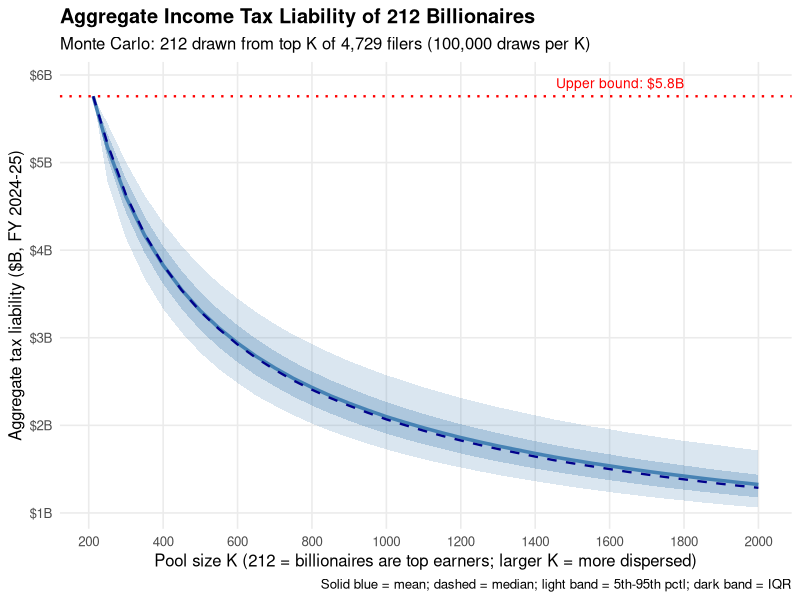
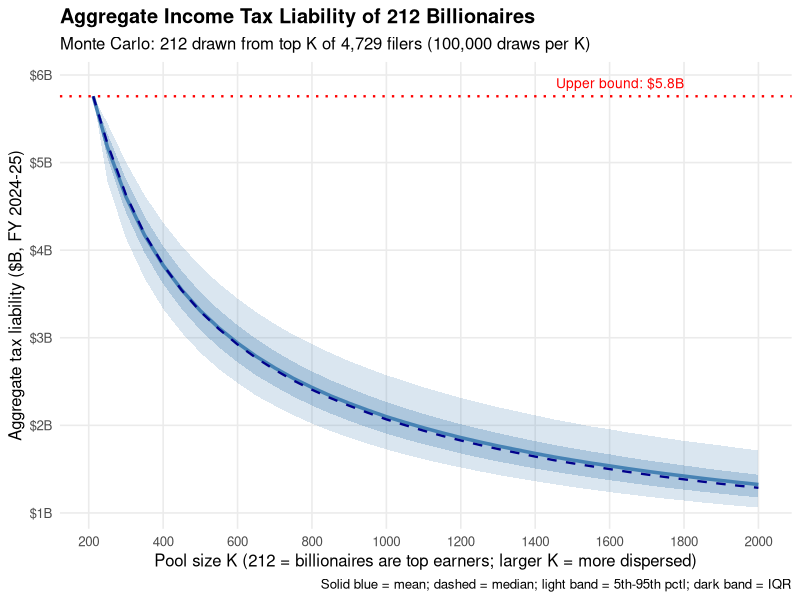

Reproduce these figures in R, in order.
# Billionaire Tax Act: Monte Carlo Simulation for 
# Date: March  2026
# Purpose: Simulate plausible outcomes for income taxes paid. 
# =============================================================================
# PART 0: Load Packages
# =============================================================================
library(dplyr)
library(ggplot2)
library(ggthemes)

# Set seed
set.seed(2026)

# Set working directory (update as needed)
setwd("~/Documents/GitHub/wealth_tax")

################################################################################
# Monte Carlo Simulation: Billionaire Income Tax Contributions (v2)
# 
# Purpose: Estimate the aggregate CA income tax liability of 212 billionaires
#          under the assumption that they are NOT necessarily the top 212
#          earners in the $10M+ AGI bracket, but are instead randomly
#          distributed across the top K positions (K = 212, ..., 2000).
#
# Authors: Rauh, Jaros, Kearney, Doran, Cosso
# Date: March 2026
################################################################################

library(ggplot2)

set.seed(42)

# =============================================================================
# 1. DATA AND PARETO FIT
# =============================================================================

# FTB published cumulative filer counts above AGI thresholds (TY 2023)
# Source: CA Franchise Tax Board, PIT Annual Report 2024, Table B-4A
thresholds <- c(1e6, 2e6, 3e6, 4e6, 5e6, 10e6)
filer_counts <- c(131400, 43900, 24700, 16700, 12200, 4729)

# OLS on log-linearized Pareto survival function: ln(N) = ln(A) - alpha * ln(y)
fit <- lm(log(filer_counts) ~ log(thresholds))
alpha <- -coef(fit)[2]
ln_A  <- coef(fit)[1]
A     <- exp(ln_A)
r_sq  <- summary(fit)$r.squared

cat(sprintf("Pareto fit: alpha = %.4f, R-squared = %.4f\n", alpha, r_sq))
cat(sprintf("Paper reports: alpha = 1.44, R-squared = 0.999\n\n"))

# =============================================================================
# 2. GENERATE PARETO-IMPLIED INCOME SCHEDULE
# =============================================================================

n_filers <- 4729
bracket_tax_ty23 <- 11.1  # $B, total tax liability in bracket (TY 2023)

# Income at rank r (r=1 is highest): y_r = (A / r)^(1/alpha)
ranks <- 1:n_filers
incomes <- (A / ranks)^(1 / alpha)

# Normalize to get each filer's share of total bracket tax
income_shares <- incomes / sum(incomes)
tax_by_rank <- income_shares * bracket_tax_ty23  # $B per filer

# ---------------------------------------------------------------
# RESCALE: The discrete sum Σ y_j / Σ y_i undershoots the
# continuous Pareto share formula S(k,n) = (k/n)^((α-1)/α) by
# ~11% due to the continuous-vs-discrete approximation gap.
# The paper uses the continuous formula, so we calibrate the
# discrete schedule to match.
# ---------------------------------------------------------------
continuous_top212_share <- (212 / n_filers)^((alpha - 1) / alpha)
discrete_top212_share  <- sum(income_shares[1:212])
rescale_factor <- continuous_top212_share / discrete_top212_share
tax_by_rank <- tax_by_rank * rescale_factor

cat(sprintf("Continuous Pareto share (top 212): %.1f%%\n", continuous_top212_share * 100))
cat(sprintf("Discrete summation share (top 212): %.1f%%\n", discrete_top212_share * 100))
cat(sprintf("Rescale factor: %.4f\n\n", rescale_factor))

# Verification
top_212_tax <- sum(tax_by_rank[1:212])
cat(sprintf("Verification (after rescaling):\n"))
cat(sprintf("  Top 212 tax liability (TY 2023): $%.2fB\n", top_212_tax))
cat(sprintf("  Expected (continuous formula):   $%.2fB\n", continuous_top212_share * bracket_tax_ty23))
cat(sprintf("\n"))

# =============================================================================
# 3. SCALING FACTOR: TY 2023 -> FY 2024-25
# =============================================================================

total_pit_ty23 <- bracket_tax_ty23 / 0.114  # ~$97.4B
total_pit_fy25 <- 130.0  # $B, FY 2024-25
scale_factor   <- total_pit_fy25 / total_pit_ty23

cat(sprintf("Scaling: TY2023 total PIT = $%.1fB, FY24-25 = $%.0fB, factor = %.4f\n",
            total_pit_ty23, total_pit_fy25, scale_factor))
cat(sprintf("Upper bound (K=212): $%.2fB (TY23) x %.4f = $%.2fB (FY24-25)\n\n",
            top_212_tax, scale_factor, top_212_tax * scale_factor))

# =============================================================================
# 4. MONTE CARLO SIMULATION
# =============================================================================

n_billionaires <- 212
n_sims         <- 100000

# Sweep K from 212 to 2000
K_values <- c(212, seq(250, 2000, by = 50))

# Pre-allocate results
results <- data.frame(
  K = integer(), mean = numeric(), median = numeric(),
  p05 = numeric(), p10 = numeric(), p25 = numeric(),
  p75 = numeric(), p90 = numeric(), p95 = numeric(), sd = numeric()
)

cat("Running Monte Carlo simulations...\n")

for (K in K_values) {
  
  sim_totals <- replicate(n_sims, {
    drawn_ranks <- sample(1:K, size = n_billionaires, replace = FALSE)
    sum(tax_by_rank[drawn_ranks])
  })
  
  results <- rbind(results, data.frame(
    K = K, mean = mean(sim_totals), median = median(sim_totals),
    p05 = quantile(sim_totals, 0.05), p10 = quantile(sim_totals, 0.10),
    p25 = quantile(sim_totals, 0.25), p75 = quantile(sim_totals, 0.75),
    p90 = quantile(sim_totals, 0.90), p95 = quantile(sim_totals, 0.95),
    sd = sd(sim_totals)
  ))
  
  if (K %% 500 == 0 || K == 212 || K == 250 || K == 300) {
    cat(sprintf("  K = %4d: mean = $%.2fB, median = $%.2fB, [p05 = $%.2fB, p95 = $%.2fB]\n",
                K, mean(sim_totals), median(sim_totals),
                quantile(sim_totals, 0.05), quantile(sim_totals, 0.95)))
  }
}

cat("\nDone.\n\n")

# =============================================================================
# 5. SCALE TO FY 2024-25
# =============================================================================

results$mean_fy25   <- results$mean   * scale_factor
results$median_fy25 <- results$median * scale_factor
results$p05_fy25    <- results$p05    * scale_factor
results$p10_fy25    <- results$p10    * scale_factor
results$p25_fy25    <- results$p25    * scale_factor
results$p75_fy25    <- results$p75    * scale_factor
results$p90_fy25    <- results$p90    * scale_factor
results$p95_fy25    <- results$p95    * scale_factor

# =============================================================================
# 6. SUMMARY TABLE
# =============================================================================

cat("=================================================================\n")
cat("RESULTS: Aggregate Tax Liability of 212 Billionaires (FY 2024-25)\n")
cat("=================================================================\n")
cat(sprintf("%-6s %10s %10s %10s %10s\n", "K", "Mean($B)", "Median($B)", "P05($B)", "P95($B)"))
cat(paste(rep("-", 50), collapse = ""), "\n")

for (i in 1:nrow(results)) {
  cat(sprintf("%-6d %10.2f %10.2f %10.2f %10.2f\n",
              results$K[i],
              results$mean_fy25[i], results$median_fy25[i],
              results$p05_fy25[i], results$p95_fy25[i]))
}

cat(sprintf("\nUpper bound (K=212, deterministic): $%.2fB (FY 24-25)\n",
            top_212_tax * scale_factor))

# =============================================================================
# 7. PLOT
# =============================================================================

p <- ggplot(results, aes(x = K)) +
  geom_ribbon(aes(ymin = p05_fy25, ymax = p95_fy25), 
              fill = "steelblue", alpha = 0.2) +
  geom_ribbon(aes(ymin = p25_fy25, ymax = p75_fy25), 
              fill = "steelblue", alpha = 0.3) +
  geom_line(aes(y = mean_fy25), color = "steelblue", linewidth = 1.2) +
  geom_line(aes(y = median_fy25), color = "darkblue", linewidth = 0.8, 
            linetype = "dashed") +
  geom_hline(yintercept = top_212_tax * scale_factor, 
             color = "red", linetype = "dotted", linewidth = 0.8) +
  annotate("text", x = 1800, y = top_212_tax * scale_factor + 0.15,
           label = sprintf("Upper bound: $%.1fB", top_212_tax * scale_factor),
           color = "red", size = 3.5, hjust = 1) +
  labs(
    title = "Aggregate Income Tax Liability of 212 Billionaires",
    subtitle = "Monte Carlo: 212 drawn from top K of 4,729 filers (100,000 draws per K)",
    x = "Pool size K (212 = billionaires are top earners; larger K = more dispersed)",
    y = "Aggregate tax liability ($B, FY 2024-25)",
    caption = "Solid blue = mean; dashed = median; light band = 5th-95th pctl; dark band = IQR"
  ) +
  scale_x_continuous(breaks = seq(200, 2000, by = 200)) +
  scale_y_continuous(labels = function(x) paste0("$", x, "B")) +
  theme_minimal(base_size = 12) +
  theme(
    plot.title = element_text(face = "bold"),
    panel.grid.minor = element_blank()
  )

ggsave("billionaire_tax_monte_carlo_v2.pdf", p, width = 10, height = 6.5)
ggsave("billionaire_tax_monte_carlo_v2.png", p, width = 10, height = 6.5, dpi = 300)

cat("\nPlots saved: billionaire_tax_monte_carlo_v2.pdf / .png\n")

# =============================================================================
# 8. EXPORT RESULTS
# =============================================================================

write.csv(results, "monte_carlo_results_v2.csv", row.names = FALSE)
cat("Results saved: monte_carlo_results_v2.csv\n")

# =============================================================================
# 9. KEY NUMBERS FOR PAPER
# =============================================================================

cat("\n=================================================================\n")
cat("KEY NUMBERS FOR SECTION 5.1.1\n")
cat("=================================================================\n")
cat(sprintf("Upper bound (Pareto, K=212): $%.2fB (FY 24-25)\n",
            top_212_tax * scale_factor))

for (K_report in c(300, 400, 500, 750, 1000, 1500, 2000)) {
  row <- results[results$K == K_report, ]
  if (nrow(row) > 0) {
    cat(sprintf("K = %4d: mean = $%.2fB, 90%% CI = [$%.2fB, $%.2fB]\n",
                K_report, row$mean_fy25, row$p05_fy25, row$p95_fy25))
  }
}
